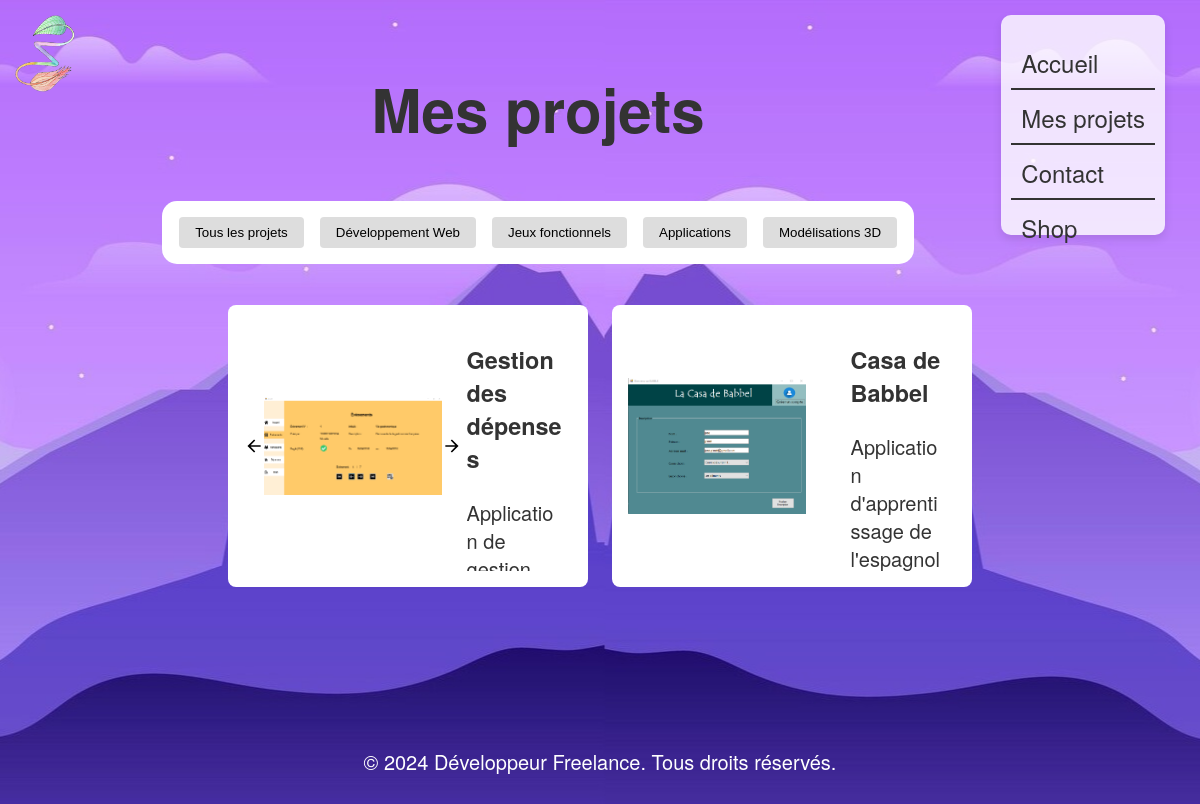
Screenshot of /php/projects.php?categorie=3 with the database file from the repository.
### tables this page shows
CREATE TABLE "categories" (
	"id"	INTEGER UNIQUE,
	"name"	TEXT NOT NULL,
	"desc"	TEXT NOT NULL,
	PRIMARY KEY("id" AUTOINCREMENT)
);

CREATE TABLE "projets" (
	"id"	INTEGER UNIQUE,
	"name"	TEXT NOT NULL,
	"id_cat"	INTEGER NOT NULL,
	"desc"	TEXT,
	"src1"	TEXT,
	"src2"	TEXT,
	"src3"	TEXT,
	PRIMARY KEY("id" AUTOINCREMENT),
	FOREIGN KEY("id_cat") REFERENCES "categories"("id")
);

### classes/Database.php (called while the page is built, shortened)
<?php
class Database {
    private static $instance = null;
    private $pdo;
    private function __construct() {
        $chemin_db = __DIR__.'/../portfolio.db';
        $this->pdo = new PDO('sqlite:' . $chemin_db);
        $this->pdo->setAttribute(PDO::ATTR_ERRMODE, PDO::ERRMODE_EXCEPTION);
        $this->pdo->setAttribute(PDO::ATTR_DEFAULT_FETCH_MODE, PDO::FETCH_ASSOC);
    }
    public static function getInstance() {
        if (self::$instance === null) {
            self::$instance = new self();
        }
        return self::$instance;
    }
    public function prepare($sql) {
        return $this->pdo->prepare($sql);
    }
    public function query($sql) {
        return $this->pdo->query($sql);
    }
}

### classes/Category.php (called while the page is built, shortened)
<?php
require_once 'Database.php';
class Category {
    private $db;
    public function __construct() {
        $this->db = Database::getInstance();
    }
    public function getAllCategories() {
        $requete = "SELECT id, name, desc FROM categories";
        $stmt = $this->db->query($requete);
        return $stmt->fetchAll();
    }
}

### classes/Project.php (called while the page is built, shortened)
<?php
require_once 'Database.php';
class Project {
    private $db;
    public function __construct() {
        $this->db = Database::getInstance();
    }
    public function getProjects($page = 1, $limit = 3, $categorie = null) {
        $offset = ($page - 1) * $limit;
        if ($categorie) {
            $requete = "SELECT * FROM projets WHERE id_cat = :id_cat LIMIT :limit OFFSET :offset";
            $stmt = $this->db->prepare($requete);
            $stmt->bindValue(':id_cat', $categorie, PDO::PARAM_INT);
            $stmt->bindValue(':limit', $limit, PDO::PARAM_INT);
            $stmt->bindValue(':offset', $offset, PDO::PARAM_INT);
        } else {
            $requete = "SELECT * FROM projets LIMIT :limit OFFSET :offset";
            $stmt = $this->db->prepare($requete);
            $stmt->bindValue(':limit', $limit, PDO::PARAM_INT);
            $stmt->bindValue(':offset', $offset, PDO::PARAM_INT);
        }
        $stmt->execute();
        return $stmt->fetchAll();
    }
}

### php/projects.php (the view, shortened to what this page needs)
<?php
require_once '../includes/header.php';
require_once '../classes/Project.php';
require_once '../classes/Category.php';
$projectManager = new Project();
$categoryManager = new Category();
$categories = $categoryManager->getAllCategories();
$categorie_selectionnee = isset($_GET['categorie']) ? $_GET['categorie'] : null;
$limit = 3;
$page = 1;
$projets = $projectManager->getProjects($page, $limit, $categorie_selectionnee);
?>
    <section>
        <h1>Mes projets</h1>
            <nav>
                <form method="GET" action="">
                    <button type="submit" name="categorie" value="" class="categorie-btn tous-btn <?php echo is_null($categorie_selectionnee) ? 'active' : ''; ?>">
                        Tous les projets
                    </button>
                    <?php foreach ($categories as $categorie): ?>
                        <button type="submit" name="categorie" value="<?php echo $categorie['id']; ?>"
                                class="categorie-btn <?php echo $categorie_selectionnee == $categorie['id'] ? 'active' : ''; ?>">
                            <?php echo $categorie['name']; ?>
                        </button>
                    <?php endforeach; ?>
                </form>
            </nav>
    </section>
</header>
<main id="projets-container">
    <?php if (count($projets) > 0): ?>
        <?php foreach ($projets as $projet): ?>
            <article
                data-project-id="<?php echo $projet['id']; ?>"
                data-src1="<?php echo $projet['src1']; ?>"
                <?php if ($projet['src2']): ?>data-src2="<?php echo $projet['src2']; ?>"<?php endif; ?>
                <?php if ($projet['src3']): ?>data-src3="<?php echo $projet['src3']; ?>"<?php endif; ?>
            >
                <section class="carousel">
                    <?php if ($projet['src2'] != NULL || $projet['src3'] != NULL): ?>
                        <img src="../img/arrow-left.svg" alt="aperçu précédent" class="left-arrow" style="width: 9%; height: auto; cursor: pointer;">
                    <?php endif; ?>
                    <img src="<?php echo $projet['src1']; ?>.png" alt="aperçu 1" class="carousel-image" style="width: 80%; height: auto; object-fit: contain; display: block;">
                    <?php if ($projet['src2'] != NULL || $projet['src3'] != NULL): ?>
                        <img src="../img/arrow-right.svg" alt="aperçu suivant" class="right-arrow" style="width: 9%; height: auto; cursor: pointer;">
                    <?php endif; ?>
                </section>
                <aside>
                    <h3><?php echo $projet['name']; ?></h3>
                    <a><?php echo $projet['desc']; ?></a>
                </aside>
            </article>
        <?php endforeach; ?>
    <?php else: ?>
        <p>Aucun projet trouvé pour cette catégorie.</p>
    <?php endif; ?>
</main>
<?php require_once '../includes/footer.php'; ?>

### css/style.css (style rules this page uses)
body { font-family: 'Helvetica Neue', sans-serif; font-size: 20px; margin: 0; padding: 0; background-image: url('../img/landscape2.jpg'); background-size: auto; background-position: top center; background-attachment: scroll; color: #333; display: flex; flex-direction: column; overflow-y: auto; width: 100vw; }
main { order: 2; width: 100%; padding-top: 5%; padding-bottom: 10%; }
h1 { font-size: 3em; }

### css/projects.css (style rules this page uses)
header section { order: 2; width: 60%; height: 100%; display: flex; flex-direction: column; align-items: center; }
header section nav { padding: 1rem; background-color: #ffffff; border-radius: 15px; width: 100%; }
header section nav form { display: flex; flex-wrap: nowrap; gap: 1rem; overflow-x: auto; width: 100%; justify-content: center; }
header section nav button { padding: 0.5rem 1rem; background-color: #ddd; border: none; border-radius: 4px; cursor: pointer; min-width: 100px; transition: background-color 0.2s; }
main { padding-top: 2em; display: grid; grid-template-columns: repeat(auto-fit, minmax(300px, 30%)); justify-content: center; align-items: center; gap: 1.5rem; }
main article { background: white; padding: 1rem; border-radius: 8px; display: flex; justify-content: space-between; height: 250px; }
main article section { display: flex; flex-direction: row; flex-wrap: nowrap; height: 100%; width: 70%; }
main article aside { height: 100%; width: 30%; overflow-y: auto; overflow-x: hidden; word-break: break-word; white-space: normal; padding-right: 0.5em; line-height: 1.4; }
header form { margin: 0; }

### rows the page displays
categories: $categorie['id'] 1 (drawn), name "Développement Web"
categories: $categorie['id'] 2 (drawn), name "Jeux fonctionnels"
categories: $categorie['id'] 3 (drawn), name "Applications"
categories: $categorie['id'] 4 (drawn), name "Modélisations 3D"
projets: src1 (picture), name "Gestion des dépenses", desc "Application de…"
projets: src1 (picture), name "Casa de Babbel", desc "Application d'apprentissage de l'espagnol"
